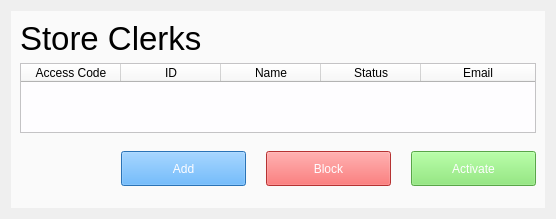
         <widget class="QWidget" name="StoreClerks_Page">
          <layout class="QVBoxLayout" name="verticalLayout_38">
           <item>
            <widget class="QFrame" name="StoreClerksList_frame_2">
             <property name="styleSheet">
              <string notr="true">background-color: rgb(250, 250, 250);
color: rgb(0, 0, 0);</string>
             </property>
             <property name="frameShape">
              <enum>QFrame::NoFrame</enum>
             </property>
             <property name="frameShadow">
              <enum>QFrame::Raised</enum>
             </property>
             <layout class="QVBoxLayout" name="verticalLayout_39" stretch="1,15,0">
              <property name="spacing">
               <number>-1</number>
              </property>
              <item>
               <widget class="QFrame" name="StoreClerkTittle_Frame">
                <property name="frameShape">
                 <enum>QFrame::NoFrame</enum>
                </property>
                <property name="frameShadow">
                 <enum>QFrame::Raised</enum>
                </property>
                <layout class="QVBoxLayout" name="verticalLayout_40">
                 <property name="spacing">
                  <number>0</number>
                 </property>
                 <property name="leftMargin">
                  <number>0</number>
                 </property>
                 <property name="topMargin">
                  <number>0</number>
                 </property>
                 <property name="rightMargin">
                  <number>0</number>
                 </property>
                 <property name="bottomMargin">
                  <number>0</number>
                 </property>
                 <item>
                  <widget class="QLabel" name="label_6">
                   <property name="font">
                    <font>
                     <family>Helvetica</family>
                     <pointsize>25</pointsize>
                    </font>
                   </property>
                   <property name="text">
                    <string>Store Clerks</string>
                   </property>
                  </widget>
                 </item>
                </layout>
               </widget>
              </item>
              <item>
               <widget class="QFrame" name="StoreClerksList_frame">
                <property name="frameShape">
                 <enum>QFrame::NoFrame</enum>
                </property>
                <property name="frameShadow">
                 <enum>QFrame::Raised</enum>
                </property>
                <layout class="QVBoxLayout" name="verticalLayout_41">
                 <property name="spacing">
                  <number>0</number>
                 </property>
                 <property name="leftMargin">
                  <number>0</number>
                 </property>
                 <property name="topMargin">
                  <number>0</number>
                 </property>
                 <property name="rightMargin">
                  <number>0</number>
                 </property>
                 <property name="bottomMargin">
                  <number>0</number>
                 </property>
                 <item>
                  <widget class="QTableWidget" name="StoreClerks_tableWidget">
                   <property name="styleSheet">
                    <string notr="true">QTableWidget {
	color: rgb(0, 0, 0);
	selection-color: rgb(0, 0, 0);
	background-color: rgb(254, 253, 255);
	gridline-color: rgb(191, 191, 191);
	selection-background-color:rgba(0, 0, 0, 13)
}</string>
                   </property>
                   <property name="sizeAdjustPolicy">
                    <enum>QAbstractScrollArea::AdjustToContents</enum>
                   </property>
                   <property name="editTriggers">
                    <set>QAbstractItemView::NoEditTriggers</set>
                   </property>
                   <property name="selectionMode">
                    <enum>QAbstractItemView::SingleSelection</enum>
                   </property>
                   <property name="selectionBehavior">
                    <enum>QAbstractItemView::SelectRows</enum>
                   </property>
                   <property name="sortingEnabled">
                    <bool>true</bool>
                   </property>
                   <attribute name="horizontalHeaderStretchLastSection">
                    <bool>true</bool>
                   </attribute>
                   <column>
                    <property name="text">
                     <string>Access Code</string>
                    </property>
                   </column>
                   <column>
                    <property name="text">
                     <string>ID</string>
                    </property>
                   </column>
                   <column>
                    <property name="text">
                     <string>Name</string>
                    </property>
                   </column>
                   <column>
                    <property name="text">
                     <string>Status</string>
                    </property>
                   </column>
                   <column>
                    <property name="text">
                     <string>Email</string>
                    </property>
                   </column>
                  </widget>
                 </item>
                </layout>
               </widget>
              </item>
              <item alignment="Qt::AlignRight">
               <widget class="QFrame" name="frame_20">
                <property name="minimumSize">
                 <size>
                  <width>200</width>
                  <height>60</height>
                 </size>
                </property>
                <property name="maximumSize">
                 <size>
                  <width>425</width>
                  <height>16777215</height>
                 </size>
                </property>
                <property name="frameShape">
                 <enum>QFrame::NoFrame</enum>
                </property>
                <property name="frameShadow">
                 <enum>QFrame::Raised</enum>
                </property>
                <layout class="QHBoxLayout" name="horizontalLayout_25">
                 <property name="spacing">
                  <number>20</number>
                 </property>
                 <property name="leftMargin">
                  <number>0</number>
                 </property>
                 <property name="topMargin">
                  <number>0</number>
                 </property>
                 <property name="rightMargin">
                  <number>0</number>
                 </property>
                 <property name="bottomMargin">
                  <number>0</number>
                 </property>
                 <item>
                  <widget class="QPushButton" name="StoreClerk_Add_pushButton">
                   <property name="minimumSize">
                    <size>
                     <width>125</width>
                     <height>35</height>
                    </size>
                   </property>
                   <property name="maximumSize">
                    <size>
                     <width>16777215</width>
                     <height>35</height>
                    </size>
                   </property>
                   <property name="font">
                    <font>
                     <family>Helvetica</family>
                    </font>
                   </property>
                   <property name="styleSheet">
                    <string notr="true">QPushButton {
	color: rgb(254, 253, 255);
	background-color: rgb(59, 161, 255);
	border:0xp;
}

QPushButton:hover {
	background-color: rgb(76, 175, 255);
}

QPushButton:pressed {
	background-color: rgb(50, 138, 224);
}</string>
                   </property>
                   <property name="text">
                    <string>Add</string>
                   </property>
                  </widget>
                 </item>
                 <item>
                  <widget class="QPushButton" name="StoreClerk_Block_pushButton">
                   <property name="minimumSize">
                    <size>
                     <width>125</width>
                     <height>35</height>
                    </size>
                   </property>
                   <property name="maximumSize">
                    <size>
                     <width>16777215</width>
                     <height>35</height>
                    </size>
                   </property>
                   <property name="font">
                    <font>
                     <family>Helvetica</family>
                    </font>
                   </property>
                   <property name="styleSheet">
                    <string notr="true">QPushButton {
	color: rgb(254, 253, 255);
	background-color: rgb(253, 70, 70);
	border:0xp;
}

QPushButton:hover {
	background-color: rgb(255, 92, 87);
}

QPushButton:pressed {
	background-color: rgb(221, 61, 61);
}</string>
                   </property>
                   <property name="text">
                    <string>Block</string>
                   </property>
                  </widget>
                 </item>
                 <item>
                  <widget class="QPushButton" name="StoreClerk_Activate_pushButton">
                   <property name="minimumSize">
                    <size>
                     <width>125</width>
                     <height>35</height>
                    </size>
                   </property>
                   <property name="maximumSize">
                    <size>
                     <width>16777215</width>
                     <height>35</height>
                    </size>
                   </property>
                   <property name="font">
                    <font>
                     <family>Helvetica</family>
                    </font>
                   </property>
                   <property name="styleSheet">
                    <string notr="true">QPushButton {
	color: rgb(254, 253, 255);
	background-color: rgb(123, 232, 101);
	border:0xp;
}

QPushButton:hover {
	background-color:rgb(125, 253, 110);
}

QPushButton:pressed {
	background-color: rgb(97, 197, 85)
}</string>
                   </property>
                   <property name="text">
                    <string>Activate</string>
                   </property>
                  </widget>
                 </item>
                </layout>
               </widget>
              </item>
             </layout>
            </widget>
           </item>
          </layout>
         </widget>
